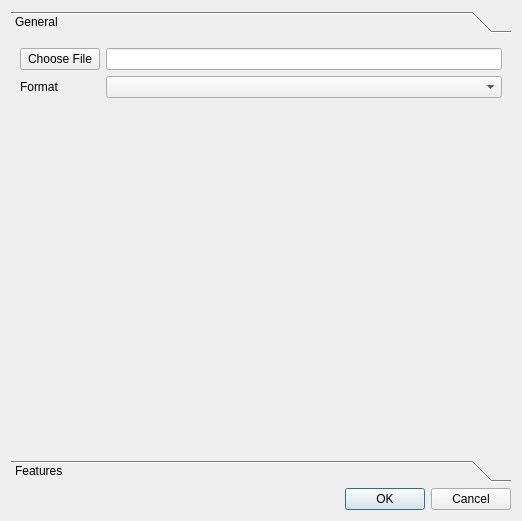
<?xml version="1.0" encoding="UTF-8"?>
<ui version="4.0">
 <class>ExportObjectInfoDialog</class>
 <widget class="QDialog" name="ExportObjectInfoDialog">
  <property name="geometry">
   <rect>
    <x>0</x>
    <y>0</y>
    <width>522</width>
    <height>521</height>
   </rect>
  </property>
  <property name="windowTitle">
   <string>Dialog</string>
  </property>
  <layout class="QVBoxLayout" name="verticalLayout">
   <item>
    <widget class="QToolBox" name="toolBox">
     <property name="enabled">
      <bool>true</bool>
     </property>
     <widget class="QWidget" name="generalBox">
      <property name="geometry">
       <rect>
        <x>0</x>
        <y>0</y>
        <width>504</width>
        <height>408</height>
       </rect>
      </property>
      <attribute name="label">
       <string>General</string>
      </attribute>
      <layout class="QGridLayout" name="gridLayout_4" columnstretch="0,0,0">
       <item row="2" column="1" colspan="2">
        <widget class="QLineEdit" name="exportPath">
         <property name="sizePolicy">
          <sizepolicy hsizetype="Minimum" vsizetype="Fixed">
           <horstretch>0</horstretch>
           <verstretch>0</verstretch>
          </sizepolicy>
         </property>
         <property name="toolTip">
          <string>&lt;html&gt;&lt;head/&gt;&lt;body&gt;&lt;p&gt;The location and filename for the dataset&lt;/p&gt;&lt;/body&gt;&lt;/html&gt;</string>
         </property>
         <property name="text">
          <string/>
         </property>
         <property name="frame">
          <bool>true</bool>
         </property>
        </widget>
       </item>
       <item row="2" column="0">
        <widget class="QPushButton" name="choosePath">
         <property name="sizePolicy">
          <sizepolicy hsizetype="Maximum" vsizetype="Fixed">
           <horstretch>0</horstretch>
           <verstretch>0</verstretch>
          </sizepolicy>
         </property>
         <property name="toolTip">
          <string>Choose the location and filename for the dataset</string>
         </property>
         <property name="text">
          <string>Choose File</string>
         </property>
         <property name="autoDefault">
          <bool>true</bool>
         </property>
         <property name="default">
          <bool>false</bool>
         </property>
         <property name="flat">
          <bool>false</bool>
         </property>
        </widget>
       </item>
       <item row="3" column="1" colspan="2">
        <widget class="QComboBox" name="fileFormat"/>
       </item>
       <item row="6" column="0" colspan="3">
        <spacer name="verticalSpacer">
         <property name="orientation">
          <enum>Qt::Vertical</enum>
         </property>
         <property name="sizeHint" stdset="0">
          <size>
           <width>20</width>
           <height>40</height>
          </size>
         </property>
        </spacer>
       </item>
       <item row="3" column="0">
        <widget class="QLabel" name="label">
         <property name="text">
          <string>Format</string>
         </property>
        </widget>
       </item>
      </layout>
     </widget>
     <widget class="QWidget" name="featureBox">
      <property name="geometry">
       <rect>
        <x>0</x>
        <y>0</y>
        <width>504</width>
        <height>377</height>
       </rect>
      </property>
      <attribute name="label">
       <string>Features</string>
      </attribute>
      <layout class="QGridLayout" name="gridLayout">
       <item row="3" column="1">
        <widget class="QPushButton" name="selectAllFeatures">
         <property name="toolTip">
          <string>Select all features</string>
         </property>
         <property name="text">
          <string>All</string>
         </property>
        </widget>
       </item>
       <item row="3" column="2">
        <widget class="QPushButton" name="selectNoFeatures">
         <property name="toolTip">
          <string>Clear selection</string>
         </property>
         <property name="text">
          <string>None</string>
         </property>
        </widget>
       </item>
       <item row="3" column="3">
        <spacer name="horizontalSpacer">
         <property name="orientation">
          <enum>Qt::Horizontal</enum>
         </property>
         <property name="sizeHint" stdset="0">
          <size>
           <width>40</width>
           <height>20</height>
          </size>
         </property>
        </spacer>
       </item>
       <item row="1" column="0" colspan="4">
        <widget class="QTreeWidget" name="featureView">
         <property name="toolTip">
          <string>Select additional features to export. Default Features will always be exported.</string>
         </property>
         <property name="alternatingRowColors">
          <bool>false</bool>
         </property>
         <property name="selectionMode">
          <enum>QAbstractItemView::NoSelection</enum>
         </property>
         <property name="textElideMode">
          <enum>Qt::ElideNone</enum>
         </property>
         <column>
          <property name="text">
           <string notr="true">Select Features</string>
          </property>
         </column>
        </widget>
       </item>
      </layout>
     </widget>
    </widget>
   </item>
   <item>
    <widget class="QDialogButtonBox" name="buttonBox">
     <property name="toolTip">
      <string/>
     </property>
     <property name="orientation">
      <enum>Qt::Horizontal</enum>
     </property>
     <property name="standardButtons">
      <set>QDialogButtonBox::Cancel|QDialogButtonBox::Ok</set>
     </property>
    </widget>
   </item>
  </layout>
 </widget>
 <resources/>
 <connections>
  <connection>
   <sender>buttonBox</sender>
   <signal>accepted()</signal>
   <receiver>ExportObjectInfoDialog</receiver>
   <slot>validate_before_exit()</slot>
   <hints>
    <hint type="sourcelabel">
     <x>248</x>
     <y>254</y>
    </hint>
    <hint type="destinationlabel">
     <x>157</x>
     <y>274</y>
    </hint>
   </hints>
  </connection>
  <connection>
   <sender>buttonBox</sender>
   <signal>rejected()</signal>
   <receiver>ExportObjectInfoDialog</receiver>
   <slot>reject()</slot>
   <hints>
    <hint type="sourcelabel">
     <x>316</x>
     <y>260</y>
    </hint>
    <hint type="destinationlabel">
     <x>286</x>
     <y>274</y>
    </hint>
   </hints>
  </connection>
  <connection>
   <sender>selectAllFeatures</sender>
   <signal>clicked()</signal>
   <receiver>ExportObjectInfoDialog</receiver>
   <slot>select_all_features()</slot>
   <hints>
    <hint type="sourcelabel">
     <x>66</x>
     <y>362</y>
    </hint>
    <hint type="destinationlabel">
     <x>272</x>
     <y>213</y>
    </hint>
   </hints>
  </connection>
  <connection>
   <sender>choosePath</sender>
   <signal>clicked()</signal>
   <receiver>ExportObjectInfoDialog</receiver>
   <slot>choose_path()</slot>
   <hints>
    <hint type="sourcelabel">
     <x>65</x>
     <y>62</y>
    </hint>
    <hint type="destinationlabel">
     <x>272</x>
     <y>213</y>
    </hint>
   </hints>
  </connection>
  <connection>
   <sender>selectNoFeatures</sender>
   <signal>clicked()</signal>
   <receiver>ExportObjectInfoDialog</receiver>
   <slot>select_no_features()</slot>
   <hints>
    <hint type="sourcelabel">
     <x>157</x>
     <y>362</y>
    </hint>
    <hint type="destinationlabel">
     <x>272</x>
     <y>213</y>
    </hint>
   </hints>
  </connection>
  <connection>
   <sender>fileFormat</sender>
   <signal>currentIndexChanged(int)</signal>
   <receiver>ExportObjectInfoDialog</receiver>
   <slot>file_format_changed(int)</slot>
   <hints>
    <hint type="sourcelabel">
     <x>311</x>
     <y>95</y>
    </hint>
    <hint type="destinationlabel">
     <x>260</x>
     <y>259</y>
    </hint>
   </hints>
  </connection>
 </connections>
 <slots>
  <slot>select_all_features()</slot>
  <slot>select_no_features()</slot>
  <slot>validate_before_exit()</slot>
  <slot>choose_path()</slot>
  <slot>include_raw_changed(int)</slot>
  <slot>change_compression(QString)</slot>
  <slot>file_format_changed(int)</slot>
 </slots>
</ui>
